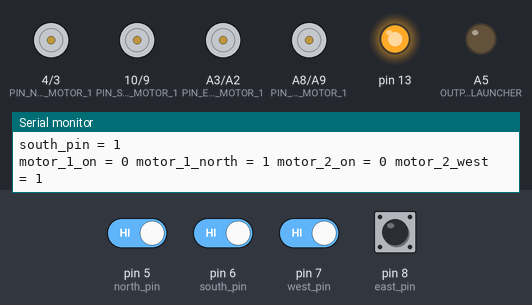
A program run on a simulated Teensy 3. Shown: motor-driver pin pairs drawn as motors (green arrow = first pin HIGH = forward, orange = second pin HIGH = backward, longer = more drive), output pins drawn as LEDs (lit = HIGH), the last lines printed to the serial monitor. Inputs (shaded band) come from the test bench; at power-on: pin 5 (north_pin), pin 6 (south_pin), pin 7 (west_pin), pin 8 (east_pin) HIGH.

Above: at 1.2 s.
1.3 s: pin 5 (north_pin) driven LOW and pin 7 (west_pin) driven LOW
4.3 s: pin 7 (west_pin) driven HIGH
At 5.9 s:
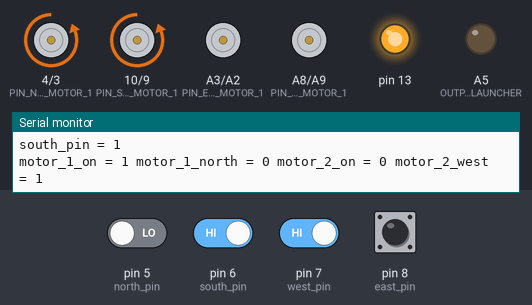
6.5 s: pin 7 (west_pin) driven LOW
At 7.0 s:
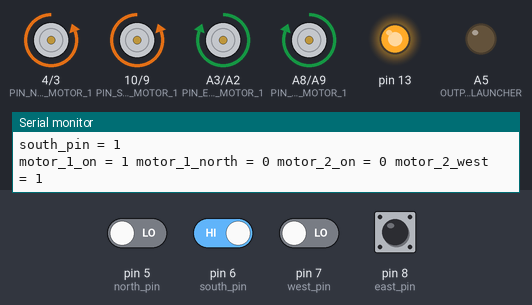
9.5 s: pin 6 (south_pin) driven LOW and pin 7 (west_pin) driven HIGH
12.5 s: pin 7 (west_pin) driven LOW
At 14.9 s:
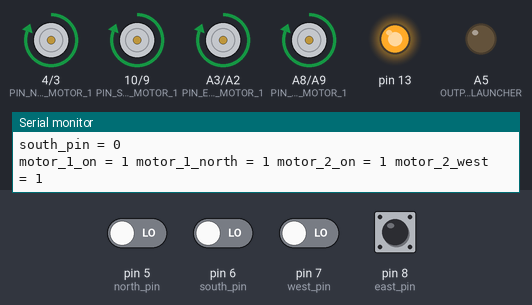
15.2 s: pin 7 (west_pin) driven HIGH
At 16.0 s:
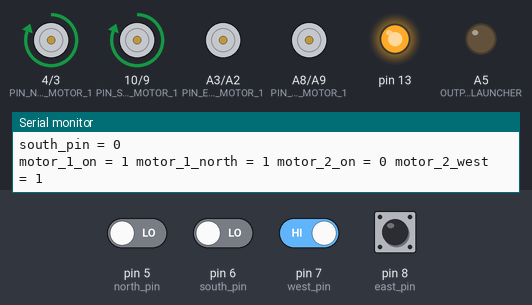
Timing chart, 0 to 17.7 s (numbered marks = the images above; inputs shaded):
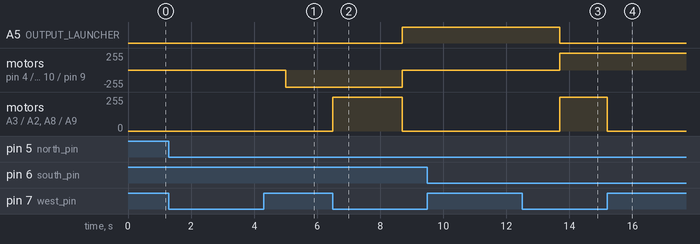

The program:

main.cpp
```cpp
#include <Arduino.h>
#include <Metro.h>


void handleMoveNorth(void);
void handleMoveSouth(void);
void handleMoveWest(void);
void handleMoveEast(void);
void hugNorthWall(void);
void hugSouthWall(void);
void hugEastWall(void);
void hugWestWall(void);
void handleIdle(void);
uint8_t check_reload_expired(void);
void resp_reload_Timer_expired(void);
uint8_t check_fire_expired(void);
void resp_fire_Timer_expired(void);

uint8_t check_south_expired(void);
void resp_south_Timer_expired(void);

//PWMServo myservo;

bool south;
bool north;
bool west;
bool east;


int east_pin = 8;
int west_pin = 7;
int south_pin = 6;
int north_pin = 5;

int OUTPUT_LAUNCHER = 19;


int PIN_NORTH_MOTOR_1 = 4;
int PIN_NORTH_MOTOR_2 = 3;

int PIN_SOUTH_MOTOR_1 = 10;
int PIN_SOUTH_MOTOR_2 = 9;

int PIN_EAST_MOTOR_1 = 17;
int PIN_EAST_MOTOR_2 = 16;

int PIN_WEST_MOTOR_1 = 22;
int PIN_WEST_MOTOR_2 = 23;

//int SERVO_PIN = 20;


bool motor_1_on = 0;
bool motor_1_north = 1;

bool motor_2_on = 0;
bool motor_2_west = 1;


bool LED_on = true;

int RELOAD_TIME = 5E3;

static Metro reloadTimer = Metro(RELOAD_TIME);

int FIRE_TIME = 5E3;

static Metro fireTimer = Metro(FIRE_TIME);


int SOUTH_TIME = 3700;

static Metro southTimer = Metro(SOUTH_TIME);

typedef enum {
  IDLE_STATE, INIT_WEST, NORTH, ARMORY_STATE, SOUTH, FIRE_STATE, MOVE_NORTH
} States_t;

States_t state;


void setup() {
  Serial.begin(9600);
  //myservo.attach(SERVO_PIN);
  pinMode(OUTPUT_LAUNCHER, OUTPUT);
  digitalWrite(OUTPUT_LAUNCHER, LOW);

  pinMode(PIN_NORTH_MOTOR_1, OUTPUT);
  pinMode(PIN_NORTH_MOTOR_2, OUTPUT);
  digitalWrite(PIN_NORTH_MOTOR_1, motor_1_north);
  digitalWrite(PIN_NORTH_MOTOR_2, !motor_1_north);

  pinMode(PIN_SOUTH_MOTOR_1, OUTPUT);
  pinMode(PIN_SOUTH_MOTOR_2, OUTPUT);
  digitalWrite(PIN_SOUTH_MOTOR_1, motor_1_north);
  digitalWrite(PIN_SOUTH_MOTOR_2, !motor_1_north);


  pinMode(13, OUTPUT);
  digitalWrite(13, LED_on);

  pinMode(PIN_EAST_MOTOR_1, OUTPUT);
  pinMode(PIN_EAST_MOTOR_2, OUTPUT);
  digitalWrite(PIN_EAST_MOTOR_1, motor_2_west);
  digitalWrite(PIN_EAST_MOTOR_2, !motor_2_west);

  pinMode(PIN_WEST_MOTOR_1, OUTPUT);
  pinMode(PIN_WEST_MOTOR_2, OUTPUT);
  digitalWrite(PIN_WEST_MOTOR_1, motor_2_west);
  digitalWrite(PIN_WEST_MOTOR_2, !motor_2_west);

  pinMode(south_pin, INPUT_PULLUP);
  pinMode(north_pin, INPUT_PULLUP);
  pinMode(east_pin, INPUT_PULLUP);
  pinMode(west_pin, INPUT_PULLUP);

  state = INIT_WEST;

  //myservo.write(30);


}

void loop() {
  static int count_print = 1;
  south =  digitalRead(south_pin);
  north =  digitalRead(north_pin);
  west =  digitalRead(west_pin);
  east =  digitalRead(east_pin);
  bool fire = (state == FIRE_STATE);
  int val_test = digitalRead(OUTPUT_LAUNCHER);
  if(count_print == 1000) {
    Serial.print("State = ");
    Serial.println(state);
    Serial.print("Fire = ");
    Serial.println(fire);
    Serial.print("val_test = ");
    Serial.println(val_test);
    Serial.print("east_pin = ");
    Serial.println(east);
    Serial.print("west_pin = ");
    Serial.println(west);
    Serial.print("north_pin = ");
    Serial.println(north);
    Serial.print("south_pin = ");
    Serial.println(south);
    count_print = 1;
    Serial.print("motor_1_on = ");
    Serial.print(motor_1_on);
    Serial.print(" motor_1_north = ");
    Serial.print(motor_1_north);
    Serial.print(" motor_2_on = ");
    Serial.print(motor_2_on);
    Serial.print(" motor_2_west = ");
    Serial.println(motor_2_west);

  }
  count_print = count_print+1;

  switch (state) {
    case INIT_WEST:
      handleMoveWest();
      hugSouthWall();
      if((west && !north )|| (west && south) ) {
          state = NORTH;
      }
      break;
    case NORTH:
      handleMoveNorth();
      hugWestWall();
      if ((north && !east) || (north && west) ) {
        state = ARMORY_STATE;
        reloadTimer.reset();
      }
      break;
    case ARMORY_STATE:
      handleIdle();
      if(check_reload_expired()) {
        state = SOUTH;
        southTimer.reset();
      }
      break;
    case SOUTH:
      handleMoveSouth();
      hugWestWall();
      if(check_south_expired()) {
        state = FIRE_STATE;
        fireTimer.reset();
      }
      break;
    case FIRE_STATE:
      handleIdle();
      digitalWrite(OUTPUT_LAUNCHER, HIGH);
      if(check_fire_expired()) {
        state = NORTH;
        digitalWrite(OUTPUT_LAUNCHER, LOW);
      }
      break;

    default:    // Should never get into an unhandled state
      Serial.println("What is this I do not even...");
  }


  if(motor_1_on) {
      digitalWrite(PIN_NORTH_MOTOR_1, motor_1_north);
      digitalWrite(PIN_NORTH_MOTOR_2, !motor_1_north);
      digitalWrite(PIN_SOUTH_MOTOR_1, motor_1_north);
      digitalWrite(PIN_SOUTH_MOTOR_2, !motor_1_north);
  }
  else {
      digitalWrite(PIN_NORTH_MOTOR_1, 0);
      digitalWrite(PIN_NORTH_MOTOR_2, 0);
      digitalWrite(PIN_SOUTH_MOTOR_1, 0);
      digitalWrite(PIN_SOUTH_MOTOR_2, 0);
  }

  if(motor_2_on ) {
      digitalWrite(PIN_EAST_MOTOR_1, motor_2_west);
      digitalWrite(PIN_EAST_MOTOR_2, !motor_2_west);
      digitalWrite(PIN_WEST_MOTOR_1, motor_2_west);
      digitalWrite(PIN_WEST_MOTOR_2, !motor_2_west);
  }
  else {
      digitalWrite(PIN_EAST_MOTOR_1, 0);
      digitalWrite(PIN_EAST_MOTOR_2, 0);
      digitalWrite(PIN_WEST_MOTOR_1, 0);
      digitalWrite(PIN_WEST_MOTOR_2, 0);
  }
}


 void handleMoveNorth(void){
    motor_1_on = 1;
    motor_1_north = 1;
 }

 void handleMoveSouth(void){
    motor_1_on = 1;
    motor_1_north = 0;
 }

 void handleMoveWest(void){
    motor_2_on = 1;
    motor_2_west = 1;
 }

 void handleMoveEast(void) {
      motor_2_on = 1;
      motor_2_west = 0;
 }

 void handleIdle(void) {
      motor_1_on = 0;
      motor_2_on = 0;
 }

 void hugNorthWall(void) {
    if(north == 0) {
      motor_1_on = 1;
      motor_1_north = 1;
    } else {
      motor_1_on = 0;
      motor_1_north = 1;
    }

 }
void hugSouthWall(void) {
  if(south == 0) {
    motor_1_on = 1;
    motor_1_north = 0;
  } else {
    motor_1_on = 0;
    motor_1_north = 0;
  }

}
void hugEastWall(void) {
  if(east == 0) {
    motor_2_on = 1;
    motor_2_west = 0;
  } else {
    motor_2_on = 0;
    motor_2_west = 0;
    }

}
void hugWestWall(void) {
  if(west == 0) {
    motor_2_on = 1;
    motor_2_west = 1;
  } else {
    motor_2_on = 0;
    motor_2_west = 1;
  }
}

 uint8_t check_reload_expired(void) {
  return (uint8_t) reloadTimer.check();
}

 uint8_t check_fire_expired(void) {
  return (uint8_t) fireTimer.check();
 }

  uint8_t check_south_expired(void) {
  return (uint8_t) southTimer.check();
 }
```

Measured:
- after the input at 4.3 s, motor on A3 (PIN_EAST_MOTOR_1) / A2 (PIN_EAST_MOTOR_2), motor on A8 (PIN_WEST_MOTOR_1) / A9 (PIN_WEST_MOTOR_2): stays stopped (without the input it goes to forward 255/255 after 0.70 s)
- after the input at 6.5 s, motor on A3 (PIN_EAST_MOTOR_1) / A2 (PIN_EAST_MOTOR_2), motor on A8 (PIN_WEST_MOTOR_1) / A9 (PIN_WEST_MOTOR_2): stopped → forward 255/255 at once, → stopped 2.2 s later
- after the input at 12.5 s, motor on A3 (PIN_EAST_MOTOR_1) / A2 (PIN_EAST_MOTOR_2), motor on A8 (PIN_WEST_MOTOR_1) / A9 (PIN_WEST_MOTOR_2): stopped → forward 255/255 after 1.2 s
- after the input at 15.2 s, motor on A3 (PIN_EAST_MOTOR_1) / A2 (PIN_EAST_MOTOR_2), motor on A8 (PIN_WEST_MOTOR_1) / A9 (PIN_WEST_MOTOR_2): forward 255/255 → stopped at once
